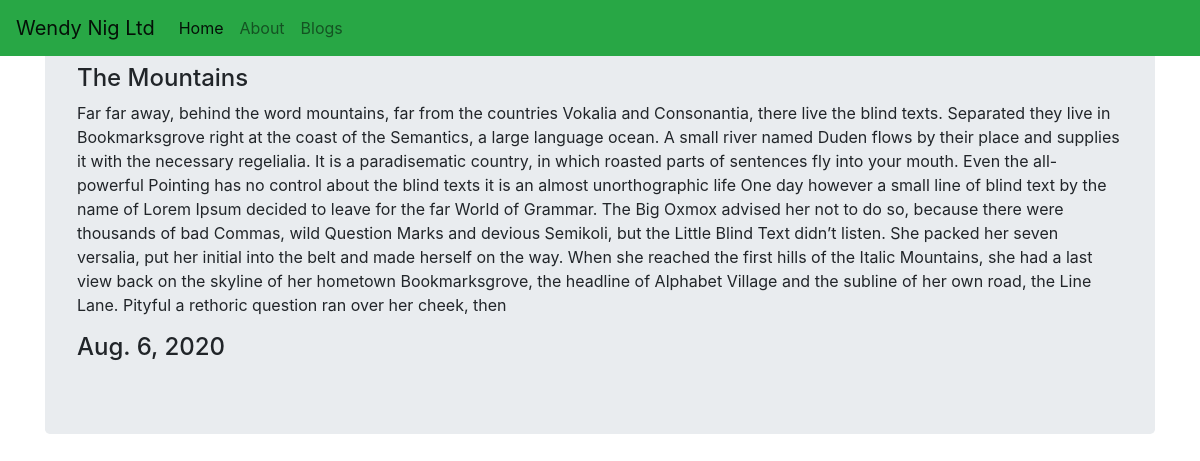
The app's page /blog/2/ with its own data.
### blog/models.py (models this page shows, shortened)
class Blog(models.Model):
    title = models.CharField(max_length=200)
    description = models.TextField()
    date = models.DateField()

### blog/views.py (the view)
# urls.py: path('<int:blog_id>/', views.detail, name='detail'),
def detail(request, blog_id):
    blog = get_object_or_404(Blog, pk=blog_id)
    context = {'blog':blog}
    return render(request, 'blog/detail.html', context)

### blog/templates/blog/detail.html
{% extends 'portfolio/base.html' %}
{% block content %}
    <div class="container jumbotron">
        <h4>{{blog.title}}</h4>
        <p>{{blog.description|striptags}}</p>
        <h4>{{blog.date}}</h4>
    </div>
{% endblock content%}

### blog/static/blog/css/mystyle.css (style rules this page uses)
.loader { filter:hue-rotate(0deg); color:linear-gradient(45deg,#0f8,#08f); animation:hue 10000ms infinite linear; }

### records on screen
Blog: title "The Mountains", description "Far far away, behind the word mountains, far from the countries Vokalia and Consonantia, there live the blind texts. Separated they live in Bookmarksgrove right at the coast of the Semantics, a large language ocean. A small river named Duden flows by their place and supplies it with the necessary regelialia. It is a paradisematic country, in which roasted parts of sentences fly into your mouth. Even the all-powerful Pointing has no control about the blind texts it is an almost unorthographic life One day however a small line of blind text by the name of Lorem Ipsum decided to leave for the far World of Grammar. The Big Oxmox advised her not to do so, because there were thousands of bad…", date "Aug. 6, 2020"
